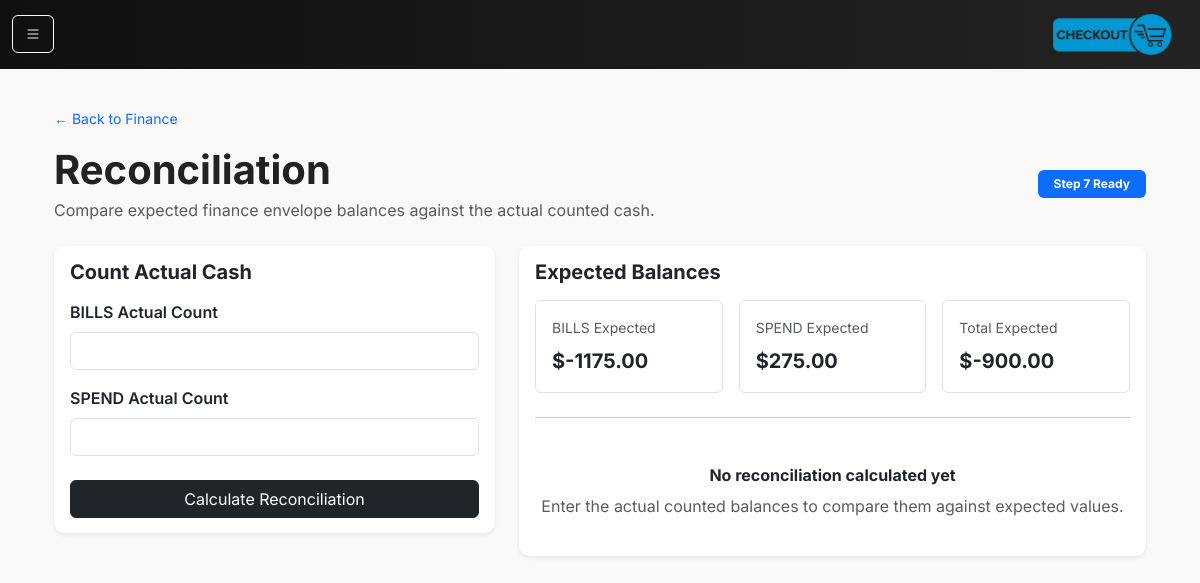
The page /finance/reconciliation (signed in) on the database as committed earlier.
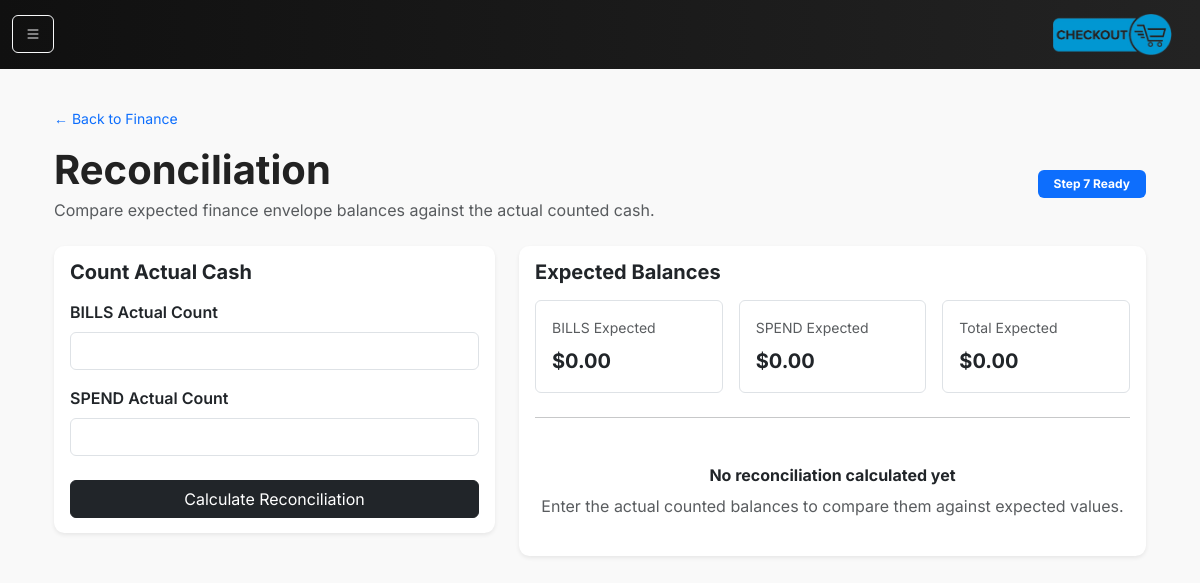
The same page on the database as committed later.
### models.py (models this page shows)
class Envelope(db.Model):
    __tablename__ = "envelopes"
    id = db.Column(db.Integer, primary_key=True)
    code = db.Column(db.String(32), unique=True, nullable=False)
    name = db.Column(db.String(64), nullable=False)
    balance_cents = db.Column(db.Integer, nullable=False, default=0)
    created_at = db.Column(db.DateTime, default=datetime.utcnow)
    updated_at = db.Column(db.DateTime, default=datetime.utcnow, onupdate=datetime.utcnow)

### main.py (the view, shortened to what this page needs)
@app.route("/finance/reconciliation", methods=["GET", "POST"])
def finance_reconciliation():
    ensure_default_envelopes()
    bills_envelope = db.session.execute(
        db.select(Envelope).where(Envelope.code == "BILLS")
    ).scalar_one_or_none()
    spend_envelope = db.session.execute(
        db.select(Envelope).where(Envelope.code == "SPEND")
    ).scalar_one_or_none()
    bills_expected_cents = bills_envelope.balance_cents if bills_envelope else 0
    spend_expected_cents = spend_envelope.balance_cents if spend_envelope else 0
    bills_actual = ""
    spend_actual = ""
    bills_diff_cents = None
    spend_diff_cents = None
    total_expected_cents = bills_expected_cents + spend_expected_cents
    total_actual_cents = None
    total_diff_cents = None
    return render_template(
        "finance/reconciliation.html",
        today=date.today(),
        bills_expected_cents=bills_expected_cents,
        spend_expected_cents=spend_expected_cents,
        total_expected_cents=total_expected_cents,
        bills_actual=bills_actual,
        spend_actual=spend_actual,
        bills_diff_cents=bills_diff_cents,
        spend_diff_cents=spend_diff_cents,
        total_actual_cents=total_actual_cents,
        total_diff_cents=total_diff_cents,
        currency=CURRENCY,
    )

### helpers.py (called while the page is built)
def ensure_default_envelopes():
    required = [
        ("BILLS", "Bills & Obligations"),
        ("SPEND", "Spend & Restock"),
    ]
    for code, name in required:
        exists = db.session.scalar(
            db.select(db.func.count()).select_from(Envelope).where(Envelope.code == code)
        )
        if exists == 0:
            db.session.add(Envelope(code=code, name=name, balance_cents=0))
    db.session.commit()

### main.py (called while the page is built)
@app.context_processor
def inject_request():
    return dict(request=request)

@app.before_request
def require_login():
    allowed_routes = ["login", "static"]
    if request.endpoint not in allowed_routes:
        if not session.get("logged_in"):
            return redirect(url_for("login"))

### templates/finance/reconciliation.html (shortened to what the changed rows need)
{% extends "base.html" %}
{% block content %}
<div class="py-4">
    <div class="d-flex flex-column flex-lg-row align-items-lg-center justify-content-between gap-3 mb-4">
        <div>
            <h1 class="fw-bold mb-1">Reconciliation</h1>
        </div>
    </div>
    <div class="row g-4">
        <div class="col-12 col-xl-7">
            <div class="card shadow-sm border-0 h-100">
                <div class="card-body">
                    <div class="row g-3">
                        <div class="col-12 col-md-4">
                            <div class="border rounded p-3 h-100">
                                <div class="text-muted small mb-2">BILLS Expected</div>
                                <div class="fw-bold fs-5">${{ '%.2f'|format(bills_expected_cents / 100) }}</div>
                            </div>
                        </div>
                        <div class="col-12 col-md-4">
                            <div class="border rounded p-3 h-100">
                                <div class="text-muted small mb-2">SPEND Expected</div>
                                <div class="fw-bold fs-5">${{ '%.2f'|format(spend_expected_cents / 100) }}</div>
                            </div>
                        </div>
                        <div class="col-12 col-md-4">
                            <div class="border rounded p-3 h-100">
                                <div class="text-muted small mb-2">Total Expected</div>
                                <div class="fw-bold fs-5">${{ '%.2f'|format(total_expected_cents / 100) }}</div>
                            </div>
                        </div>
                    </div>
                </div>
            </div>
        </div>
    </div>
</div>
{% endblock %}

Rows that differ between the two databases and show on the page:
no longer on this page (row edited): Envelope: bills_expected_cents/100 "-1175.00"
no longer on this page (row edited): Envelope: spend_expected_cents/100 "275.00"
Other text that changed with them:
{{ '%.2f'|format(bills_expected_cents / 100) }}: (not shown) → "0.00"
{{ '%.2f'|format(spend_expected_cents / 100) }}: (not shown) → "0.00"
{{ '%.2f'|format(total_expected_cents / 100) }}: "-900.00" → "0.00"
